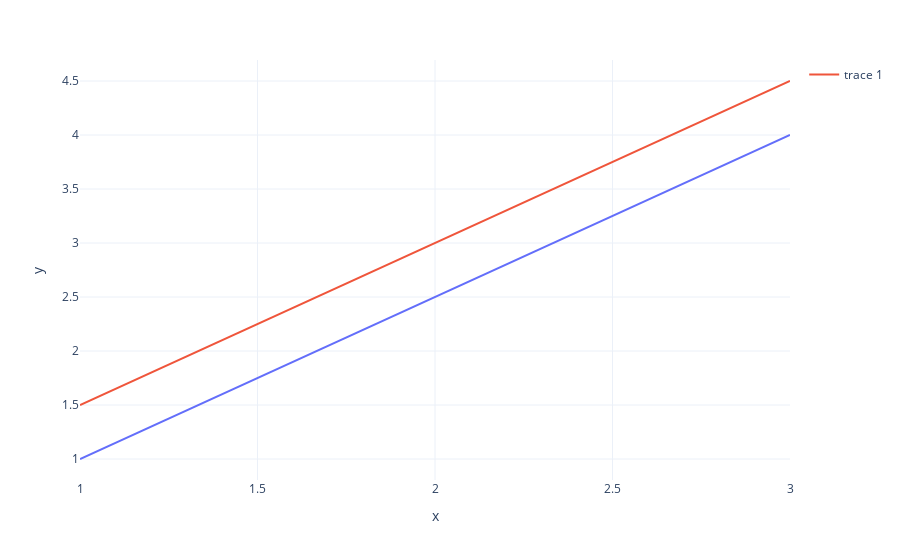

Notebook code for this chart:
### Markdown cell above
#### Sin solución

### Code cell
# Hiperplanos paralelos en 2 dimensiones
df1 = pd.DataFrame(dict(x = [1, 3], y = [1, 4]))
df2 = pd.DataFrame(dict(x = [1, 3], y = [1.5, 4.5]))

fig = px.line(df1, x = 'x', y = 'y')
fig.add_scatter(x = df2['x'], y = df2['y'], mode = 'lines')

fig.show()

### Figure 1 — Plotly figure (JSON) as saved in the notebook; plotly's stock layout.template omitted (floating-point values rounded to 4 significant figures)
{"data": [{"hovertemplate": "x=%{x}<br>y=%{y}<extra></extra>", "legendgroup": "", "line": {"color": "#636efa", "dash": "solid"}, "marker": {"symbol": "circle"}, "mode": "lines", "name": "", "orientation": "v", "showlegend": false, "type": "scatter", "x": [1, 3], "xaxis": "x", "y": [1, 4], "yaxis": "y"}, {"mode": "lines", "type": "scatter", "x": [1, 3], "y": [1.5, 4.5]}], "layout": {"legend": {"tracegroupgap": 0}, "margin": {"t": 60}, "xaxis": {"anchor": "y", "domain": [0, 1], "title": {"text": "x"}}, "yaxis": {"anchor": "x", "domain": [0, 1], "title": {"text": "y"}}}}
